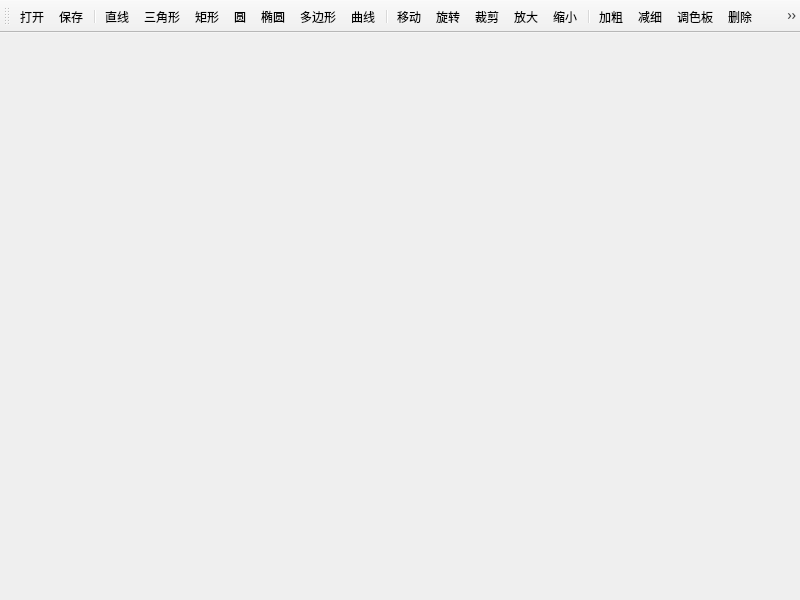
<?xml version="1.0" encoding="UTF-8"?>
<ui version="4.0">
 <class>MainWindow</class>
 <widget class="QMainWindow" name="MainWindow">
  <property name="geometry">
   <rect>
    <x>0</x>
    <y>0</y>
    <width>800</width>
    <height>600</height>
   </rect>
  </property>
  <property name="windowTitle">
   <string>Paint</string>
  </property>
  <property name="styleSheet">
   <string notr="true"/>
  </property>
  <widget class="QWidget" name="centralWidget">
   <property name="styleSheet">
    <string notr="true"/>
   </property>
   <widget class="QLabel" name="label">
    <property name="geometry">
     <rect>
      <x>11</x>
      <y>11</y>
      <width>778</width>
      <height>487</height>
     </rect>
    </property>
    <property name="text">
     <string/>
    </property>
   </widget>
  </widget>
  <widget class="QMenuBar" name="menuBar">
   <property name="geometry">
    <rect>
     <x>0</x>
     <y>0</y>
     <width>800</width>
     <height>26</height>
    </rect>
   </property>
   <property name="styleSheet">
    <string notr="true"/>
   </property>
  </widget>
  <widget class="QToolBar" name="mainToolBar">
   <property name="styleSheet">
    <string notr="true"/>
   </property>
   <attribute name="toolBarArea">
    <enum>TopToolBarArea</enum>
   </attribute>
   <attribute name="toolBarBreak">
    <bool>false</bool>
   </attribute>
   <addaction name="action_open"/>
   <addaction name="action_save"/>
   <addaction name="separator"/>
   <addaction name="action_line"/>
   <addaction name="action_triangle"/>
   <addaction name="action_rectangle"/>
   <addaction name="action_circle"/>
   <addaction name="action_ellipse"/>
   <addaction name="action_polygon"/>
   <addaction name="action_curve"/>
   <addaction name="separator"/>
   <addaction name="action_translate"/>
   <addaction name="action_rotate"/>
   <addaction name="action_clip"/>
   <addaction name="action_zoomin"/>
   <addaction name="action_zoomout"/>
   <addaction name="separator"/>
   <addaction name="action_addpoint"/>
   <addaction name="action_deletepoint"/>
   <addaction name="action_palette"/>
   <addaction name="action_trash"/>
   <addaction name="action_help"/>
  </widget>
  <action name="action_line">
   <property name="enabled">
    <bool>true</bool>
   </property>
   <property name="icon">
    <iconset resource="rc.qrc">
     <normaloff>:/rc/Line.png</normaloff>:/rc/Line.png</iconset>
   </property>
   <property name="text">
    <string>直线</string>
   </property>
  </action>
  <action name="action_triangle">
   <property name="icon">
    <iconset resource="rc.qrc">
     <normaloff>:/rc/Triangle.png</normaloff>:/rc/Triangle.png</iconset>
   </property>
   <property name="text">
    <string>三角形</string>
   </property>
  </action>
  <action name="action_rectangle">
   <property name="icon">
    <iconset resource="rc.qrc">
     <normaloff>:/rc/Rectangle.png</normaloff>:/rc/Rectangle.png</iconset>
   </property>
   <property name="text">
    <string>矩形</string>
   </property>
  </action>
  <action name="action_circle">
   <property name="icon">
    <iconset resource="rc.qrc">
     <normaloff>:/rc/Circle.png</normaloff>:/rc/Circle.png</iconset>
   </property>
   <property name="text">
    <string>圆</string>
   </property>
  </action>
  <action name="action_ellipse">
   <property name="icon">
    <iconset resource="rc.qrc">
     <normaloff>:/rc/Ellipse.png</normaloff>:/rc/Ellipse.png</iconset>
   </property>
   <property name="text">
    <string>椭圆</string>
   </property>
  </action>
  <action name="action_polygon">
   <property name="icon">
    <iconset resource="rc.qrc">
     <normaloff>:/rc/Octagon.png</normaloff>:/rc/Octagon.png</iconset>
   </property>
   <property name="text">
    <string>多边形</string>
   </property>
  </action>
  <action name="action_palette">
   <property name="icon">
    <iconset resource="rc.qrc">
     <normaloff>:/rc/Palette.png</normaloff>:/rc/Palette.png</iconset>
   </property>
   <property name="text">
    <string>调色板</string>
   </property>
  </action>
  <action name="action_translate">
   <property name="icon">
    <iconset resource="rc.qrc">
     <normaloff>:/rc/Translate.png</normaloff>:/rc/Translate.png</iconset>
   </property>
   <property name="text">
    <string>移动</string>
   </property>
  </action>
  <action name="action_trash">
   <property name="icon">
    <iconset resource="rc.qrc">
     <normaloff>:/rc/Trash.png</normaloff>:/rc/Trash.png</iconset>
   </property>
   <property name="text">
    <string>删除</string>
   </property>
  </action>
  <action name="action_rotate">
   <property name="icon">
    <iconset resource="rc.qrc">
     <normaloff>:/rc/Rotate.png</normaloff>:/rc/Rotate.png</iconset>
   </property>
   <property name="text">
    <string>旋转</string>
   </property>
  </action>
  <action name="action_zoomin">
   <property name="icon">
    <iconset resource="rc.qrc">
     <normaloff>:/rc/ZoomIn.png</normaloff>:/rc/ZoomIn.png</iconset>
   </property>
   <property name="text">
    <string>放大</string>
   </property>
  </action>
  <action name="action_zoomout">
   <property name="icon">
    <iconset resource="rc.qrc">
     <normaloff>:/rc/ZoomOut.png</normaloff>:/rc/ZoomOut.png</iconset>
   </property>
   <property name="text">
    <string>缩小</string>
   </property>
  </action>
  <action name="action_save">
   <property name="icon">
    <iconset resource="rc.qrc">
     <normaloff>:/rc/Save.png</normaloff>:/rc/Save.png</iconset>
   </property>
   <property name="text">
    <string>保存</string>
   </property>
  </action>
  <action name="action_open">
   <property name="icon">
    <iconset resource="rc.qrc">
     <normaloff>:/rc/Open.png</normaloff>:/rc/Open.png</iconset>
   </property>
   <property name="text">
    <string>打开</string>
   </property>
  </action>
  <action name="action_clip">
   <property name="icon">
    <iconset resource="rc.qrc">
     <normaloff>:/rc/Clip.png</normaloff>:/rc/Clip.png</iconset>
   </property>
   <property name="text">
    <string>裁剪</string>
   </property>
  </action>
  <action name="action_curve">
   <property name="icon">
    <iconset resource="rc.qrc">
     <normaloff>:/rc/Curve.png</normaloff>:/rc/Curve.png</iconset>
   </property>
   <property name="text">
    <string>曲线</string>
   </property>
  </action>
  <action name="action_addpoint">
   <property name="icon">
    <iconset resource="rc.qrc">
     <normaloff>:/rc/AddPoint.png</normaloff>:/rc/AddPoint.png</iconset>
   </property>
   <property name="text">
    <string>加粗</string>
   </property>
  </action>
  <action name="action_deletepoint">
   <property name="icon">
    <iconset resource="rc.qrc">
     <normaloff>:/rc/DeletePoint.png</normaloff>:/rc/DeletePoint.png</iconset>
   </property>
   <property name="text">
    <string>减细</string>
   </property>
  </action>
  <action name="action_help">
   <property name="icon">
    <iconset resource="rc.qrc">
     <normaloff>:/rc/Help.png</normaloff>:/rc/Help.png</iconset>
   </property>
   <property name="text">
    <string>帮助</string>
   </property>
  </action>
 </widget>
 <layoutdefault spacing="6" margin="11"/>
 <resources>
  <include location="rc.qrc"/>
 </resources>
 <connections/>
</ui>
